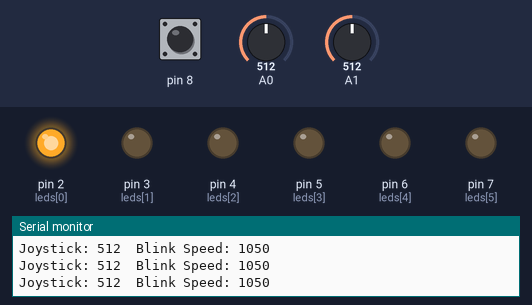
Bench run of a sketch on a simulated Arduino Uno, built with avr-gcc and run on an emulated ATmega328P. Parts: output pins drawn as LEDs (lit = HIGH), the last lines printed to the serial monitor. Dashed ring = blinking. Inputs (shaded band) come from the test bench; at power-on: A0 = 512, pin 8 HIGH, A1 = 512.

Above: at 1.2 s.
1.3 s: A0 set to 682
4.3 s: A0 set to 709
At 4.65 s:
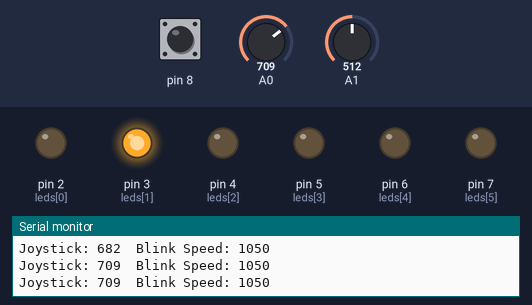
At 6.3 s:
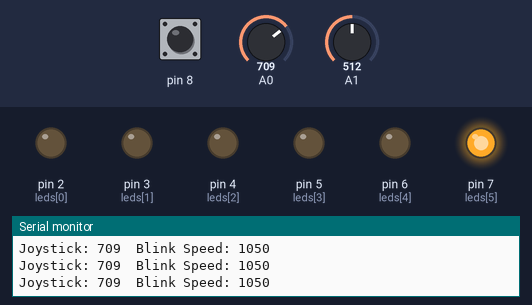
6.8 s: pin 8 pulled LOW for 3.2 s
At 7.6 s:
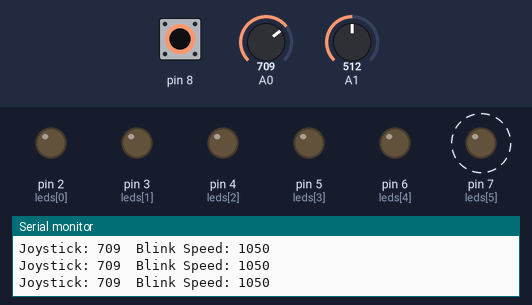
11.5 s: A1 set to 492
14.5 s: A1 set to 476
17.5 s: pin 8 pulled LOW for 0.15 s
At 18.2 s:
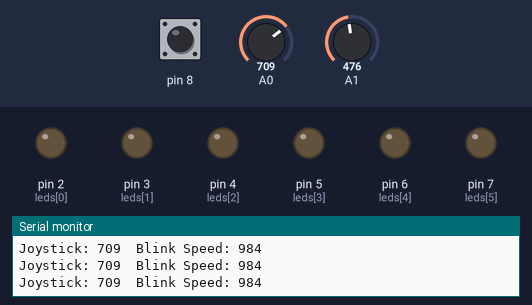
Timing chart, 0 to 20.5 s (numbered marks = the images above; inputs shaded):
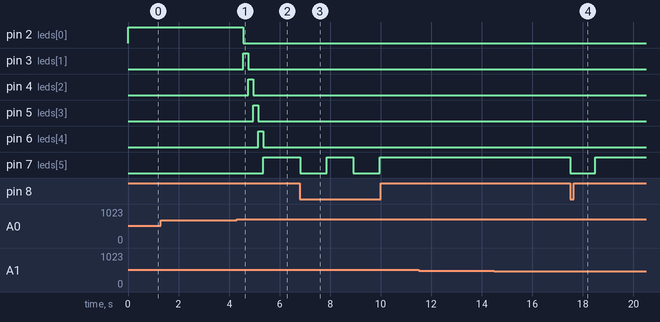

The sketch:

Lab5-Potent.ino
```cpp
int leds[6] = {2,3,4,5,6,7};
int led = 0;

void setup()
{
  Serial.begin(9600);

  for(int i = 0; i < 6; i++)
  {
    pinMode(leds[i], OUTPUT);
  }

  pinMode(8, INPUT_PULLUP);
}

void loop()
{
  int x = analogRead(A0);
  int pot = analogRead(A1);

  int speed = map(pot,0,1023,100,2000);

  Serial.print("Joystick: ");
  Serial.print(x);
  Serial.print("  Blink Speed: ");
  Serial.println(speed);

  // ----- MOVE LED -----
  if(digitalRead(8) == HIGH)
  {
    if(x > 700 && led < 5)
    {
      led++;
      delay(200);
    }

    if(x < 300 && led > 0)
    {
      led--;
      delay(200);
    }
  }

  // ---- TURN ON SELECTED LED -----
  for(int i = 0; i < 6; i++)
  {
    if(i == led)
      digitalWrite(leds[i], HIGH);
    else
      digitalWrite(leds[i], LOW);
  }

  // ----- BLINK MODE -----
  if(digitalRead(8) == LOW)
  {
    digitalWrite(leds[led], LOW);
    delay(speed);

    digitalWrite(leds[led], HIGH);
    delay(speed);
  }
}
```

Measured:
- the behaviour switches between 700 and 701 on A0 (found by bisection; images 0 and 1)
- after the input at 4.3 s, pin 2 (leds[0]): HIGH → LOW after 0.25 s; pin 3 (leds[1]): LOW → HIGH after 0.25 s, → LOW 0.20 s later; pin 4 (leds[2]): LOW → HIGH after 0.45 s, → LOW 0.20 s later; pin 5 (leds[3]): LOW → HIGH after 0.65 s, → LOW 0.20 s later; pin 6 (leds[4]): LOW → HIGH after 0.86 s, → LOW 0.20 s later
- after the input at 6.8 s, pin 7 (leds[5]): alternates HIGH for 1.1 s and LOW for 1.1 s, starting at once
- after the input at 17.5 s, pin 7 (leds[5]): HIGH → LOW at once, → HIGH 0.98 s later
